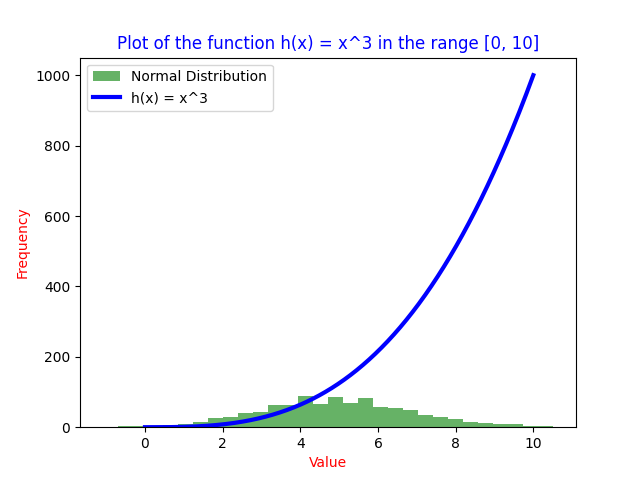

Generate this figure with Python:
# plottask.py
# author: Finian Doonan
# This program generates a histogram of a normal distribution and plots the cubic function h(x) = x^3.


import numpy as np # Importing NumPy for numerical operations
import matplotlib.pyplot as plt # Importing Matplotlib for plotting

# Generating the histogram for a normal distribution
mean = 5
std_dev = 2
num_values = 1000

# Setting the seed for reproducibility
np.random.seed(0)

# Create a sample of 1000 values from a normal distribution
values = np.random.normal(mean, std_dev, num_values) # Generate 1000 random values from a normal distribution with mean=5 and std_dev=2

# Plotting the histogram
plt.hist(values, bins=30, alpha=0.6, color='lightgreen', edgecolor='red', label="Normal Distribution")

# Plotting the cubic function h(x) = x^3
x = np.linspace(0, 10, 500) # Generating 500 points between 0 and 10
y = x**3 # Calculating the cubic function values
plt.plot(x, y, label= r'h(x) = x^3', color='b', lw=3)

# Adding labels and title
plt.title('Plot of the function h(x) = x^3 in the range [0, 10]', color='b')
plt.xlabel('Value', color='red')
plt.ylabel('Frequency', color='red')

# Displaying the legend
plt.legend() 

# Saving the plot as a PNG image file
plt.savefig('plottask.png')# Save the plot as a PNG file

# Display the plot
plt.show()
